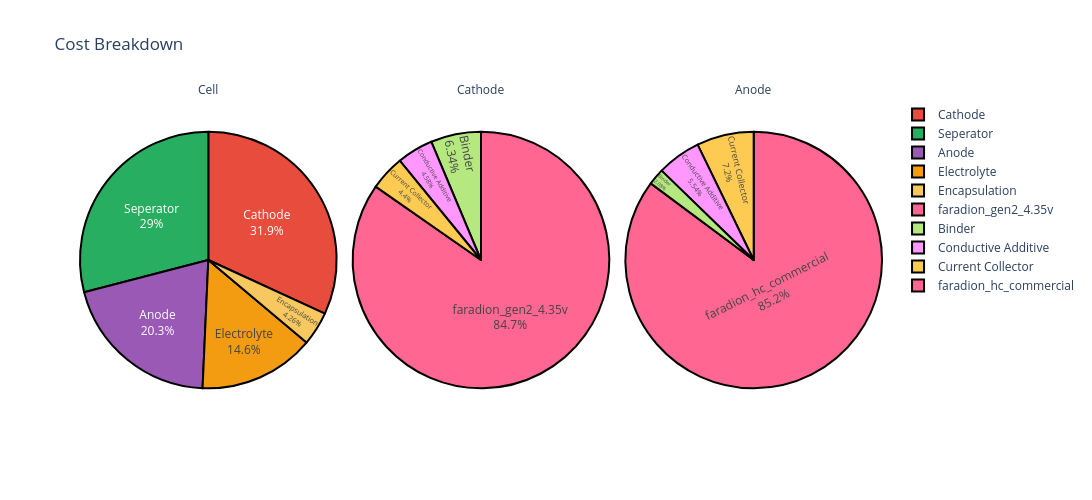

Notebook source saved alongside this figure:
### Code cell
figure = cell.get_cost_breakdown_plot(width=1200, height=500)
figure.show()

### Figure 1 — Plotly figure (JSON) as saved in the notebook; plotly's stock layout.template omitted (floating-point values rounded to 4 significant figures)
{"data": [{"customdata": [["Encapsulation"], ["Electrolyte"], ["Encapsulation"], ["Encapsulation"], ["Cathode"], ["Anode"], ["Seperator"]], "domain": {"x": [0, 0.32], "y": [0, 1]}, "hovertemplate": "level=Cell<br>component=%{customdata[0]}<br>cost=%{value}<extra></extra>", "labels": ["Encapsulation", "Electrolyte", "Encapsulation", "Encapsulation", "Cathode", "Anode", "Seperator"], "legendgroup": "", "marker": {"colors": ["#F6C85F", "#F39C12", "#F6C85F", "#F6C85F", "#E74C3C", "#9B59B6", "#27AE60"], "line": {"color": "#000000", "width": 2}}, "name": "", "showlegend": true, "textinfo": "percent+label", "textposition": "inside", "type": "pie", "values": [0.12, 0.52, 0.016, 0.016, 1.136, 0.722, 1.035]}, {"customdata": [["faradion_gen2_4.35v"], ["Binder"], ["Conductive Additive"], ["Current Collector"]], "domain": {"x": [0.34, 0.66], "y": [0, 1]}, "hovertemplate": "level=Cathode<br>component=%{customdata[0]}<br>cost=%{value}<extra></extra>", "labels": ["faradion_gen2_4.35v", "Binder", "Conductive Additive", "Current Collector"], "legendgroup": "", "marker": {"colors": ["#FF6692", "#B6E880", "#FF97FF", "#FECB52"], "line": {"color": "#000000", "width": 2}}, "name": "", "showlegend": true, "textinfo": "percent+label", "textposition": "inside", "type": "pie", "values": [0.962, 0.072, 0.052, 0.05]}, {"customdata": [["faradion_hc_commercial"], ["Binder"], ["Conductive Additive"], ["Current Collector"]], "domain": {"x": [0.68, 1.0], "y": [0, 1]}, "hovertemplate": "level=Anode<br>component=%{customdata[0]}<br>cost=%{value}<extra></extra>", "labels": ["faradion_hc_commercial", "Binder", "Conductive Additive", "Current Collector"], "legendgroup": "", "marker": {"colors": ["#FF6692", "#B6E880", "#FF97FF", "#FECB52"], "line": {"color": "#000000", "width": 2}}, "name": "", "showlegend": true, "textinfo": "percent+label", "textposition": "inside", "type": "pie", "values": [0.615, 0.015, 0.04, 0.052]}], "layout": {"annotations": [{"font": {}, "showarrow": false, "text": "Cell", "x": 0.16, "xanchor": "center", "xref": "paper", "y": 1, "yanchor": "bottom", "yref": "paper"}, {"font": {}, "showarrow": false, "text": "Cathode", "x": 0.5, "xanchor": "center", "xref": "paper", "y": 1, "yanchor": "bottom", "yref": "paper"}, {"font": {}, "showarrow": false, "text": "Anode", "x": 0.84, "xanchor": "center", "xref": "paper", "y": 1, "yanchor": "bottom", "yref": "paper"}], "height": 500, "legend": {"tracegroupgap": 0}, "title": {"text": "Cost Breakdown"}, "width": 1200}}
